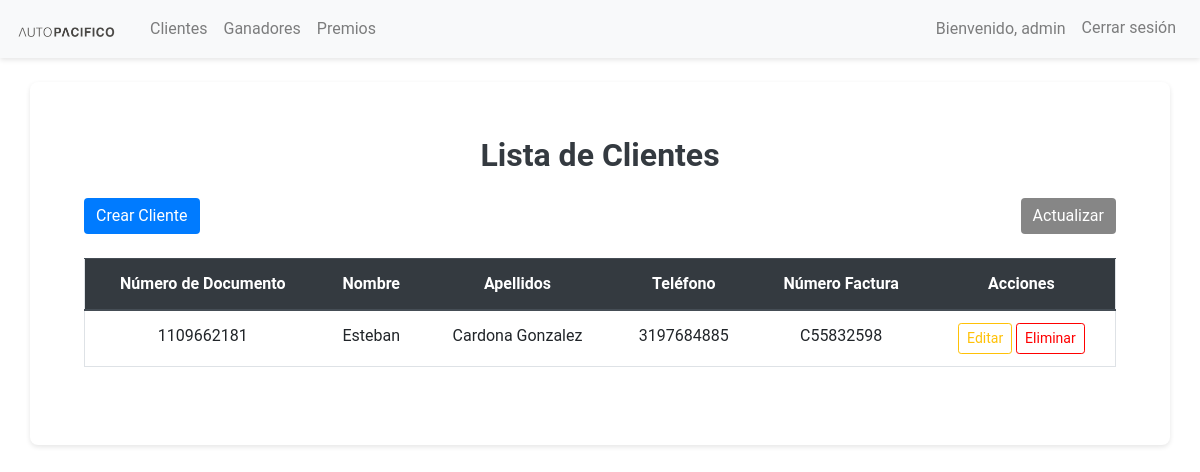
The page /ruleta/admin/clientes/ (signed in) on the database as committed earlier.
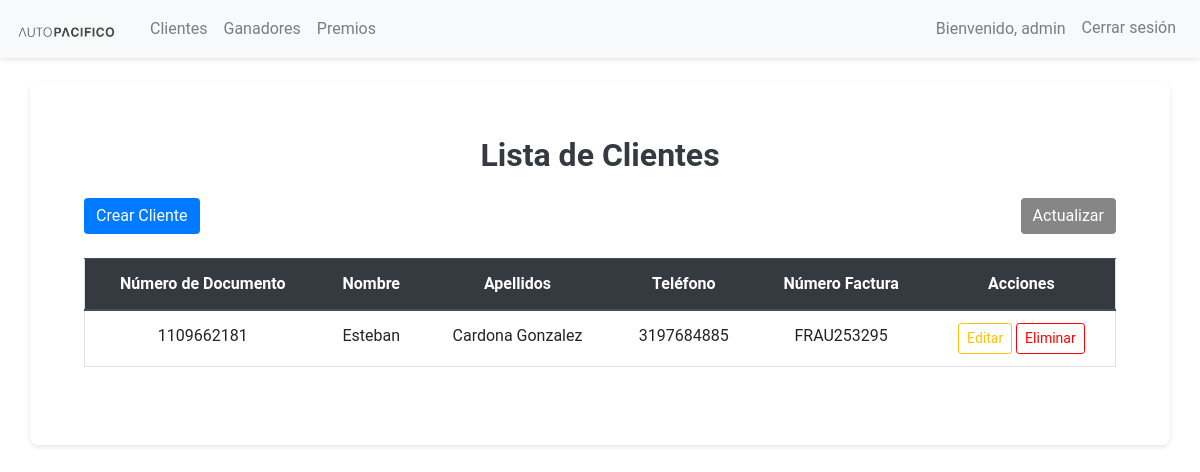
The same page on the database as committed later.
### ruleta/models.py (models this page shows, shortened)
class Cliente(models.Model):
    user = models.OneToOneField(User, on_delete=models.CASCADE, null=True, blank=True)
    cedula = models.CharField(max_length=20, unique=True)
    nombre = models.CharField(max_length=100)
    apellidos = models.CharField(max_length=100)
    numero_telefono = models.CharField(
        max_length=15,
        validators=[
            RegexValidator(
                regex=r'^\+?[0-9]{7,15}$',
                message="El número de teléfono debe contener entre 7 y 15 dígitos, y puede incluir un '+' inicial."
            )
        ]
    )  # Campo obligatorio
    fecha_creacion = models.DateTimeField(auto_now_add=True)  # Fecha de creación
    numero_factura = models.CharField(
        max_length=50,
        unique=True,
        validators=[
            RegexValidator(
                r'^[A-Za-z0-9-]+$',
                'El número de factura debe contener solo letras, números y guiones.'
            )
        ]
    )

### ruleta/views.py (the view)
# urls.py: path('admin/clientes/', views.ClientesListView.as_view(), name='clientes_crud'),
class ClientesListView(UserPassesTestMixin, ListView):
    model = Cliente
    template_name = 'admin/clientes_crud.html'
    context_object_name = 'clientes'
    def test_func(self):
        return self.request.user.is_superuser

### ruleta/templates/admin/clientes_crud.html (shortened to what this page needs)
{% extends "base.html" %}
{% block content %}
<div class="container-fluid px-4 py-4">
    <h2 class="text-center mb-4">Lista de Clientes</h2>
    <div class="d-flex justify-content-between align-items-center mb-4">
        <a href="{% url 'crear_cliente' %}" class="btn btn-primary">
             Crear Cliente
        </a>
        <button onclick="location.reload();" class="btn btn-secondary">
             Actualizar
        </button>
    </div>
    <div class="table-responsive">
        <table class="table table-hover align-middle text-center">
            <thead class="thead-dark">
                <tr>
                    <th>Número de Documento</th>
                    <th>Nombre</th>
                    <th>Apellidos</th>
                    <th>Teléfono</th>
                    <th>Número Factura</th>
                    <th>Acciones</th>
                </tr>
            </thead>
            <tbody>
                {% for cliente in clientes %}
                <tr>
                    <td>{{ cliente.cedula }}</td>
                    <td>{{ cliente.nombre }}</td>
                    <td>{{ cliente.apellidos }}</td>
                    <td>{{ cliente.numero_telefono }}</td>
                    <td>{{ cliente.numero_factura }}</td>
                    <td>
                        <a href="{% url 'editar_cliente' cliente.pk %}" class="btn btn-sm btn-outline-warning">
                             Editar
                        </a>
                        <a href="{% url 'eliminar_cliente' cliente.pk %}" class="btn btn-sm btn-outline-danger">
                             Eliminar
                        </a>
                    </td>
                </tr>
                {% empty %}
                <tr>
                    <td colspan="6" class="text-muted">No hay clientes registrados.</td>
                </tr>
                {% endfor %}
            </tbody>
        </table>
    </div>
</div>
{% endblock %}

Rows that differ between the two databases and show on the page:
removed Cliente: cedula "1109662181", nombre "Esteban", apellidos "Cardona Gonzalez", numero_telefono "3197684885", numero_factura "C55832598"
added Cliente: cedula "1109662181", nombre "Esteban", apellidos "Cardona Gonzalez", numero_telefono "3197684885", numero_factura "FRAU253295"
